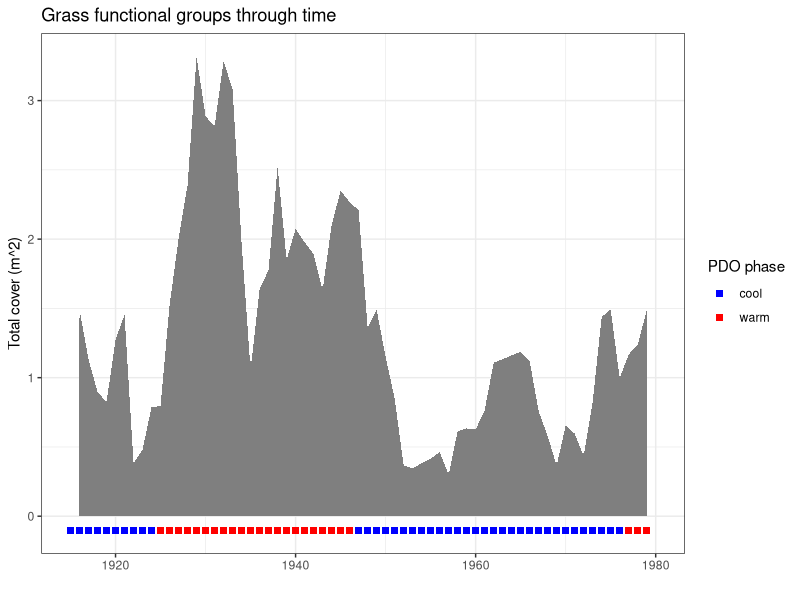
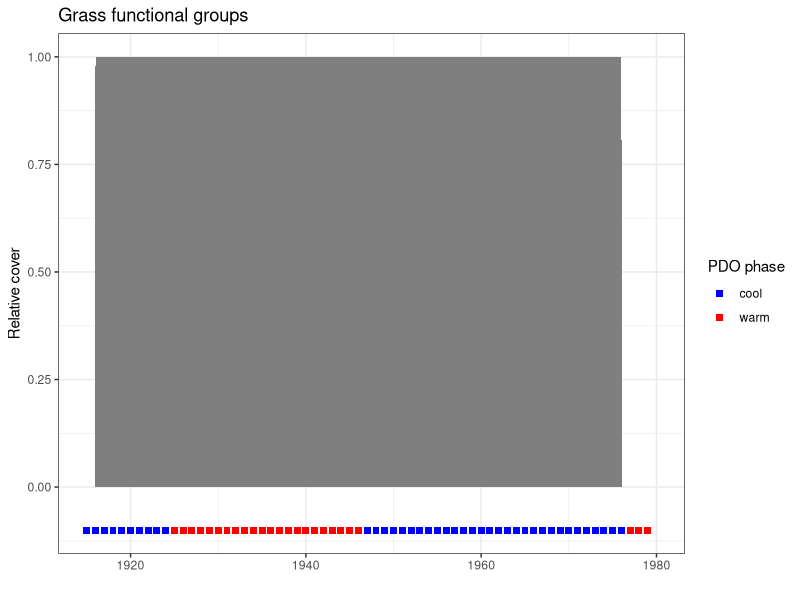
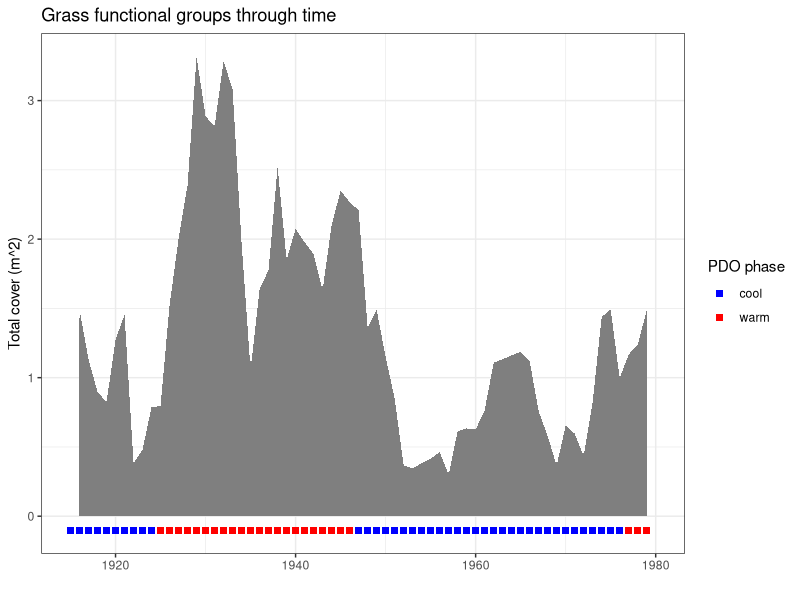
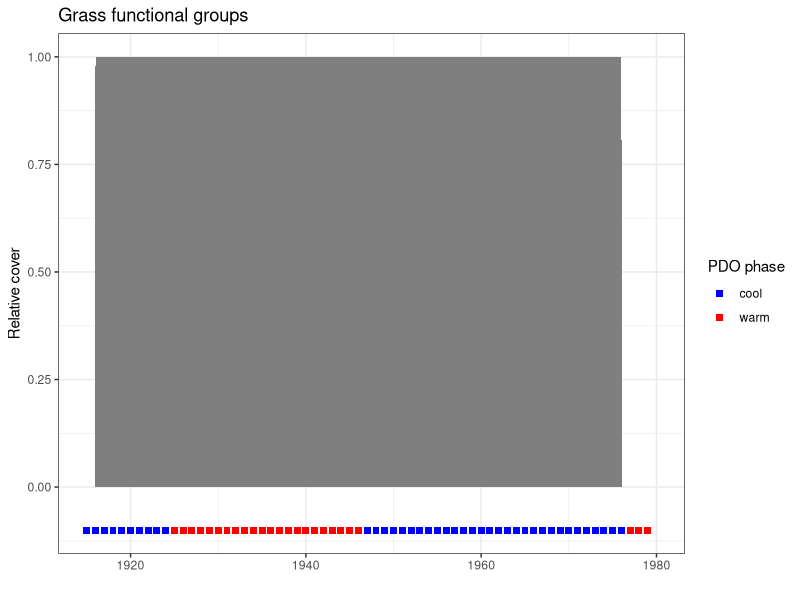

These figures' R source, in order:
#' plot grass species groupings timeseries
#' 
#' EMC 5/14/21
#' last update: 12/10/21

library(dplyr)
library(ggplot2)
library(ggpubr)

# colors for figures
cbPalette <- c("#999999", "#E69F00", "#56B4E9", "#009E73", "#F0E442", "#0072B2", "#D55E00", "#CC79A7")

all_grass_species = read.csv('data/grass_species_timeseries_imputed.csv')

# functional groupings
func_groups = read.csv('data/grass_species_functional_grouping.csv')

# ========================================================================
# group data by species functional groups

# merge with func_groups, get total by group and quadrat
yearly_grass_groups = all_grass_species %>%
  merge(func_groups, all.y=T) %>%
  group_by(project_year, quadrat, functional_group) %>%
  summarize(cover=sum(total_cover)) 

# get yearly sum
yearly_mean_groups = yearly_grass_groups %>%
  group_by(project_year, functional_group) %>%
  summarize(sum_cover = sum(cover))

# PDO time periods
pdophases = data.frame(project_year = 1915:1979,
                       yint = rep(-0.1),
                       pdo_phase = as.factor(c(rep('cool',10), rep('warm',22), rep('cool',30), rep('warm',3))))

# Plot: mean grass species cover per quadrat per year
ts1 = dplyr::filter(yearly_mean_groups, project_year<1995)
ts2 = dplyr::filter(yearly_mean_groups, project_year>=1995)
grassgroups <- ggplot(ts1, aes(x=project_year)) +
  geom_area(aes(y=sum_cover, fill=functional_group), position=position_stack(reverse=T)) +
  xlim(1915,1980) +
  geom_point(data=pdophases, aes(x=project_year, y=yint, color = pdo_phase), size=2, shape=15) +
  labs(x = '',
       y='Total cover (m^2)',
       fill='Species Group',
       color='PDO phase',
       title='Grass functional groups through time') +
  #  ylim(0,.2) +
  scale_color_manual(values=c('blue','red')) +
  scale_fill_manual(values=cbPalette, breaks=c('non-dominant','dominant'),labels=c('Non-dominant\n species','Dominant species')) +
  theme_bw()
grassgroups
ggsave('Figures/grass_func_groups_timeseries.png', plot=grassgroups, width=6, height=4)


# =============================================================
# functional group breakdown during discrete time periods

#pdo = read.csv('data/PDO_phases_byyear.csv')

pdophases_df = data.frame(year = 1916:1976,
                       pdo_phase = c(rep('Cool PDO \n1916-1924',9),
                                     rep('Warm PDO \n1925-1946',22),
                                     rep('Cool PDO \n1947-1976',30)))

grassgroupspdo =merge(yearly_grass_groups, pdophases_df, by.x='project_year', by.y='year')

grassgroupspdo_mean = grassgroupspdo %>%
  group_by(pdo_phase, project_year, functional_group) %>%
  summarize(mean_cover=mean(cover))

# get relative proportion of dominant/nondominant in each phase
totalbyyear = grassgroupspdo_mean %>%
  group_by(pdo_phase, project_year) %>%
  summarize(totalcover = sum(mean_cover))

relative_cover = merge(grassgroupspdo_mean, totalbyyear) %>%
  mutate(rel_cover =mean_cover/totalcover)

relative_cover_byphase = relative_cover %>%
  group_by(pdo_phase, functional_group) %>%
  summarize(mean_rel_cover = mean(rel_cover), 
            min=min(rel_cover),
            max=max(rel_cover))

# what is the average dominant relative cover pre-1957 and after 1957
relative_cover %>% dplyr::filter(project_year<1957, functional_group=='dominant') %>% 
  summarize(meanrel = mean(rel_cover), min=min(rel_cover), max=max(rel_cover))
relative_cover %>% dplyr::filter(project_year>1957, functional_group=='dominant') %>%
  summarize(meanrel=mean(rel_cover), min=min(rel_cover), max=max(rel_cover))


grassgroups_relative <- ggplot(relative_cover, aes(x=project_year)) +
  geom_area(aes(y=rel_cover, fill=functional_group), position=position_stack(reverse=T)) +
  xlim(1915,1980) +
  geom_point(data=pdophases, aes(x=project_year, y=yint, color = pdo_phase), size=2, shape=15) +
  labs(x = '',
       y='Relative cover',
       fill='Species Group',
       color='PDO phase',
       title='Grass functional groups') +
  #  ylim(0,.2) +
  scale_color_manual(values=c('blue','red')) +
  scale_fill_manual(values=cbPalette, breaks=c('non-dominant','dominant'),labels=c('Non-dominant\n species','Dominant species')) +
  theme_bw()
grassgroups_relative
ggsave('Figures/grass_func_groups_timeseries_relative_cover.png', plot=grassgroups_relative, width=6, height=4)


# # reorder factors
# grassgroupspdo_mean$pdo_phase = factor(grassgroupspdo_mean$pdo_phase, levels=c('Cool PDO \n1916-1924','Warm PDO \n1925-1946','Cool PDO \n1947-1976'))
# grassgroupspdo_mean$functional_group = factor(grassgroupspdo_mean$functional_group, levels=c('climax','seral','early'))
# 
# fungroupbox = ggplot(grassgroupspdo_mean, aes(x=pdo_phase, y=mean_cover, fill=functional_group)) +
#   geom_bar(position='stack', stat='identity') +
#   scale_fill_manual(values=cbPalette, labels=c('Climax','Seral','Early \nsuccessional'), name='Functional Group') +
#   xlab('') +
#   ylab('mean cover (m^2)') +
#   theme_bw() 
# fungroupbox
# 
# ggsave('Figures/species_func_groups_byphase.png', plot=fungroupbox, width=5, height=3)

# old version
# # =======================================================================
# # divide into phase sections; chop off first 3 years of each phase
# c1 = dplyr::filter(yearly_grass_groups, project_year<1925)
# w1 = dplyr::filter(yearly_grass_groups, project_year>=1928, project_year<1947)
# c2 = dplyr::filter(yearly_grass_groups, project_year>=1950, project_year<1977)
# 
# 
# # first cold period
# # get average composition over the time period for each quadrat
# c1_comp = c1 %>%
#   group_by(quadrat, functional_group) %>%
#   summarize(mean_cover=mean(cover))
# # get average over quadrats for the time period
# c1_comp_total = c1_comp %>%
#   group_by(functional_group) %>%
#   summarize(mean_cover_all=mean(mean_cover),
#             sd_cover = sd(mean_cover))
# 
# # the error bars are huge
# c1_plot = ggplot(c1_comp_total, aes(x=functional_group, y=mean_cover_all, fill=functional_group)) +
#   geom_bar(stat='identity') +
#   #geom_errorbar(aes(ymin=mean_cover_all-sd_cover, ymax=mean_cover_all+sd_cover)) +
#   scale_fill_manual(values=cbPalette, labels=c('Aristida spp.','B. eriopoda','D. pulchella','Muhlenbergia spp.','Other','P. mutica',
#                                                'S. brevifolius','Sporobolus spp.')) +
#   ylim(0,.06) +
#   ggtitle('Cool PDO: 1916-1925') +
#   ylab('Cover (m^2)') +
#   xlab('') +
#   guides(fill='none') +
#   theme_bw() +
#   theme(axis.text.x=element_blank()) 
# c1_plot
# 
# 
# # first warm period
# # get average composition over the time period for each quadrat
# w1_comp = w1 %>%
#   group_by(quadrat, functional_group) %>%
#   summarize(mean_cover=mean(cover))
# # get average over quadrats for the time period
# w1_comp_total = w1_comp %>%
#   group_by(functional_group) %>%
#   summarize(mean_cover_all=mean(mean_cover),
#             sd_cover = sd(mean_cover))
# 
# # the error bars are huge
# w1_plot = ggplot(w1_comp_total, aes(x=functional_group, y=mean_cover_all, fill=functional_group)) +
#   geom_bar(stat='identity') +
#   #geom_errorbar(aes(ymin=mean_cover_all-sd_cover, ymax=mean_cover_all+sd_cover)) +
#   scale_fill_manual(values=cbPalette, labels=c('Aristida spp.','B. eriopoda','D. pulchella','Muhlenbergia spp.','Other','P. mutica',
#                                                'S. brevifolius','Sporobolus spp.')) +
#   ylim(0,.06) +
#   ggtitle('Warm PDO: 1928-1946') +
#   ylab('Cover (m^2)') +
#   xlab('') +
#   guides(fill='none') +
#   theme_bw() +
#   theme(axis.text.x=element_blank()) 
# w1_plot
# 
# # second cool period
# # get average composition over the time period for each quadrat
# c2_comp = c2 %>%
#   group_by(quadrat, functional_group) %>%
#   summarize(mean_cover=mean(cover))
# # get average over quadrats for the time period
# c2_comp_total = c2_comp %>%
#   group_by(functional_group) %>%
#   summarize(mean_cover_all=mean(mean_cover),
#             sd_cover = sd(mean_cover))
# 
# # the error bars are huge
# c2_plot = ggplot(c2_comp_total, aes(x=functional_group, y=mean_cover_all, fill=functional_group)) +
#   geom_bar(stat='identity') +
#   #geom_errorbar(aes(ymin=mean_cover_all-sd_cover, ymax=mean_cover_all+sd_cover)) +
#   scale_fill_manual(values=cbPalette, labels=c('Climax species','Early successional species','Seral species')) +
#   ylim(0,.06) +
#   ggtitle('Cool PDO: 1950-1977') +
#   ylab('Cover (m^2)') +
#   xlab('') +
#   #guides(fill='none') +
#   theme_bw() +
#   theme(axis.text.x=element_blank()) 
# c2_plot
# 
# composition_combined = ggarrange(c1_plot, w1_plot, c2_plot, nrow=1, common.legend = T, legend='bottom')
# composition_combined
# 
# #ggsave('Figures/speices_func_groups_byphase.png', plot=composition_combined, width=7.5, height=3)
